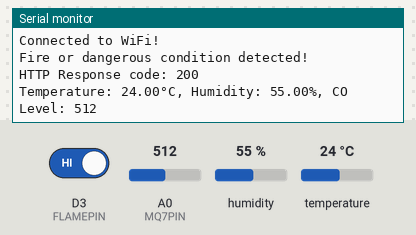
Bench run of a sketch on a simulated ESP8266 (NodeMCU). On the bench: the last lines printed to the serial monitor. Inputs (shaded band) come from the test bench; at power-on: A0 (MQ7PIN) = 512, humidity 55 %, temperature 24 °C, D3 (FLAMEPIN) HIGH. WiFi joins after 1.5 s; servers stay silent unless stated; uploads are accepted with an empty reply.

Above: at 3.2 s.
3.3 s: A0 (MQ7PIN) set to 290
At 7.8 s:
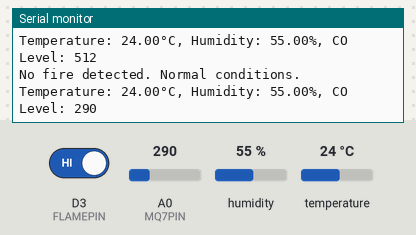
13.7 s: humidity set to 22 %
At 18.5 s:
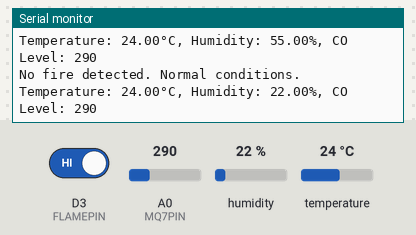
19.5 s: temperature set to 12 °C
At 23.3 s:
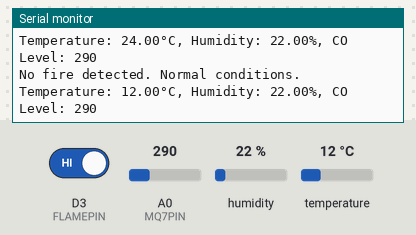
25.3 s: A0 (MQ7PIN) set to 306
At 27.51 s:
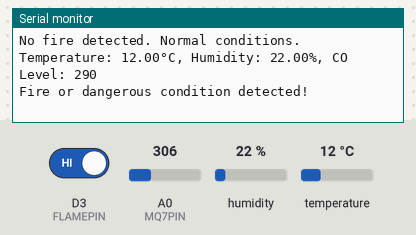
31.1 s: humidity set to 40 %
At 34.3 s:
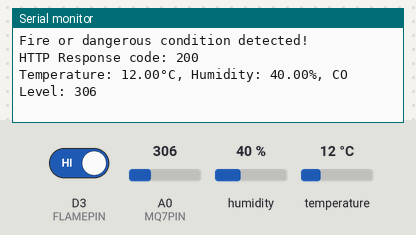
Timing chart, 0 to 35.8 s (numbered marks = the images above; inputs shaded):
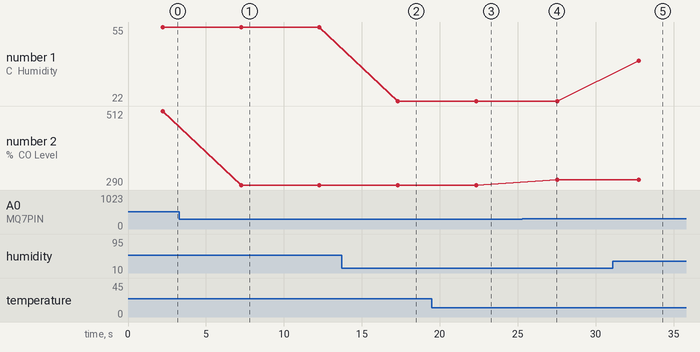

Measured:
- after the input at 3.3 s, the serial monitor: prints a new line after 4.0 s (image 1)
- after the input at 13.7 s, the serial monitor: prints a new line after 3.6 s (image 2)
- after the input at 19.5 s, the serial monitor: prints a new line after 2.8 s (image 3)
- after the input at 25.3 s, the serial monitor: prints a new line after 2.1 s (image 4)
- after the input at 31.1 s, the serial monitor: prints a new line after 1.7 s (image 5)
- plotted number 1: 55 → 22 after the input at 13.7 s, 22 → 40 after the input at 31.1 s
- plotted number 2: 512 → 290 after the input at 3.3 s, 290 → 306 after the input at 25.3 s

The sketch:

FORESTFIREDETECTION.ino
```cpp
#include <ESP8266WiFi.h>
#include <DHT.h>
#include <ESP8266HTTPClient.h>
#include <ArduinoJson.h>

const char* ssid = "WIFINAME";
const char* password = "WIFIPASS";
const char* serverUrl = "URLFORSERVER/alert";

#define DHTPIN D1
#define MQ7PIN A0
#define FLAMEPIN D3
#define DHTTYPE DHT11

DHT dht(DHTPIN, DHTTYPE);

void setup() {
  Serial.begin(115200);

  dht.begin();
  pinMode(MQ7PIN, INPUT);
  pinMode(FLAMEPIN, INPUT);

  WiFi.begin(ssid, password);
  while (WiFi.status() != WL_CONNECTED) {
    delay(1000);
    Serial.println("Connecting to WiFi...");
  }
  Serial.println("Connected to WiFi!");
}

void loop() {
  float temp = dht.readTemperature();
  float humidity = dht.readHumidity();
  int mq7_value = analogRead(MQ7PIN);
  int flame_value = digitalRead(FLAMEPIN);

  if (isnan(temp) || isnan(humidity)) {
    Serial.println("Failed to read from DHT sensor!");
    return;
  }

  if (flame_value == LOW || temp > 60 || mq7_value > 300) {
    Serial.println("Fire or dangerous condition detected!");
    sendAlert(temp, humidity, mq7_value);
  } else {
    Serial.println("No fire detected. Normal conditions.");
  }

  Serial.printf("Temperature: %.2f°C, Humidity: %.2f%%, CO Level: %d\n", temp, humidity, mq7_value);

  delay(5000);
}

void sendAlert(float temperature, float humidity, int co_level) {
  if (WiFi.status() == WL_CONNECTED) {
    WiFiClient client;
    HTTPClient http;

    http.begin(client, serverUrl);
    http.addHeader("Content-Type", "application/json");

    StaticJsonDocument<200> doc;
    doc["temperature"] = temperature;
    doc["humidity"] = humidity;
    doc["co_level"] = co_level;
    doc["message"] = "Fire or dangerous condition detected!";

    String jsonPayload;
    serializeJson(doc, jsonPayload);

    int httpResponseCode = http.POST(jsonPayload);

    if (httpResponseCode > 0) {
      String response = http.getString();
      Serial.printf("HTTP Response code: %d\n", httpResponseCode);
      Serial.println(response);
    } else {
      Serial.printf("Error sending alert. Error: %s\n", http.errorToString(httpResponseCode).c_str());
    }

    http.end();
  } else {
    Serial.println("WiFi Disconnected. Unable to send alert.");
  }
}
void clearAlert() {
  if (WiFi.status() == WL_CONNECTED) {
    WiFiClient client;
    HTTPClient http;

    http.begin(client, "URLFORSERVER/clear_alert");  // Use a clear alert route
    int httpResponseCode = http.GET();  // A simple GET request to clear the alert

    if (httpResponseCode > 0) {
      Serial.printf("HTTP Response code: %d\n", httpResponseCode);
    } else {
      Serial.printf("Error clearing alert. Error: %s\n", http.errorToString(httpResponseCode).c_str());
    }

    http.end();
  } else {
    Serial.println("WiFi Disconnected. Unable to clear alert.");
  }
}
```
